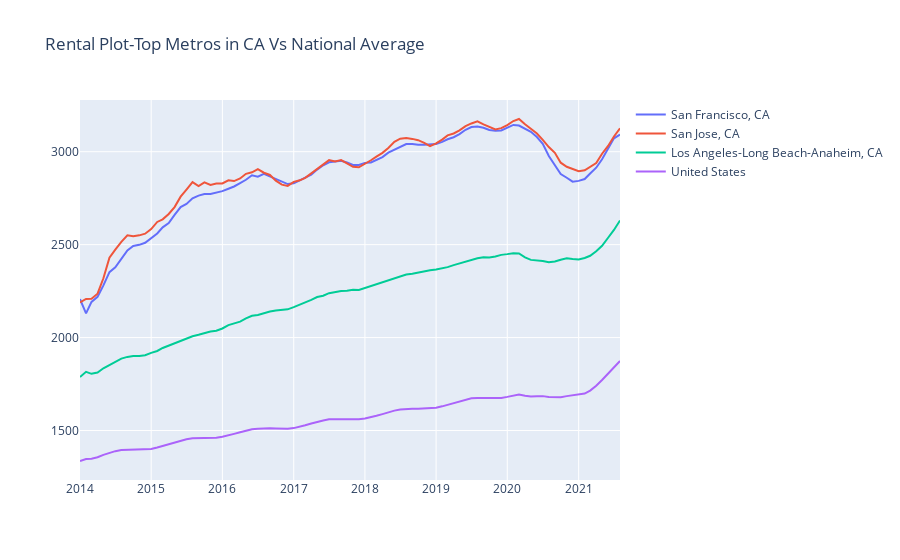

The notebook cell this image was saved under:
### Code cell
figr=plot_df(new_df,'Rental Plot-Top Metros in CA Vs National Average')
plotly.iplot(figr)
